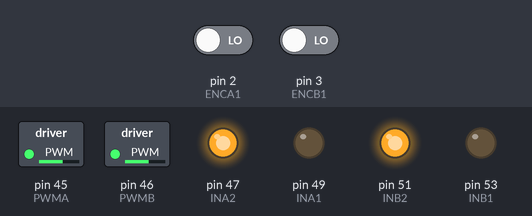
The sketch below on a simulated Arduino Mega 2560, built with avr-gcc and run on an emulated ATmega2560. Parts: switched loads named in the sketch (green lamp = pin HIGH), output pins drawn as LEDs (lit = HIGH). The test bench sets the inputs (shaded band); at power-on: pin 2 (ENCA1) LOW, pin 3 (ENCB1) LOW. What the sketch prints to the serial monitor is not drawn.

Above: at 0.1 s.
Timing chart, 0 to 1.6 s (numbered marks = the images above):
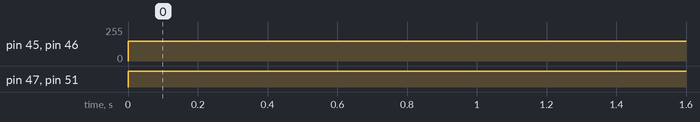

The sketch:

tesddmr.ino
```cpp
#include <Arduino.h>

#define ENCA1 2
#define ENCA2 41

#define ENCB1 3
#define ENCB2 39

#define PWMA 45
#define INA2 47
#define INA1 49

#define PWMB 46
#define INB2 51
#define INB1 53

float speedA, speedB;
float ratio = 0.03293;
const int pulseInterval = 10;
volatile int CountA = 0, CountB = 0;
int posA = 0, posB = 0;
long waktu_sebelumA = 0, waktu_sebelumB = 0;
float Error_sebelumA = 0, Error_sebelumB = 0;
float Error_integralA = 0, Error_integralB = 0;

int targetA = 4 / ratio;
int targetB = 4 / ratio;

void readEncoderA() {
  static unsigned long previousTimeA = 0;
  static int previousCountA = 0;
  if (millis() - previousTimeA >= pulseInterval) {
    previousTimeA = millis();

    int pulseCountA = CountA - previousCountA;
    previousCountA = CountA;
    float distanceTraveledA = pulseCountA * ratio;
    speedA = distanceTraveledA / (pulseInterval / 1000.0);

    // Hitung jumlah pulse per 10ms
    if (digitalRead(ENCA1)) {
      if (digitalRead(ENCA2))
        CountA++;
      else
        CountA--;
    } else {
      if (digitalRead(ENCA2))
        CountA--;
      else
        CountA++;
    }
  }
}

void readEncoderB() {
  static unsigned long previousTimeB = 0;
  static int previousCountB = 0;
  if (millis() - previousTimeB >= pulseInterval) {
    previousTimeB = millis();

    int pulseCountB = CountB - previousCountB;
    previousCountB = CountB;
    float distanceTraveledB = pulseCountB * ratio;
    speedB = distanceTraveledB / (pulseInterval / 1000.0);

    // Hitung jumlah pulse per 10ms
    if (digitalRead(ENCB1)) {
      if (digitalRead(ENCB2))
        CountB--;
      else
        CountB++;
    } else {
      if (digitalRead(ENCB2))
        CountB++;
      else
        CountB--;
    }
  }
}

void setMotorA(int dir, int pwmVal, int pwm, int in1, int in2) {
  analogWrite(pwm, pwmVal);
  if (dir == 1) {
    digitalWrite(in1, HIGH);
    digitalWrite(in2, LOW);
  } else if (dir == -1) {
    digitalWrite(in1, LOW);
    digitalWrite(in2, HIGH);
  } else {
    digitalWrite(in1, LOW);
    digitalWrite(in2, LOW);
  }
}

void setMotorB(int dir, int pwmVal, int pwm, int in1, int in2) {
  analogWrite(pwm, pwmVal);
  if (dir == 1) {
    digitalWrite(in1, HIGH);
    digitalWrite(in2, LOW);
  } else if (dir == -1) {
    digitalWrite(in1, LOW);
    digitalWrite(in2, HIGH);
  } else {
    digitalWrite(in1, LOW);
    digitalWrite(in2, LOW);
  }
}

void belokKanan(unsigned char pwm_r, unsigned char pwm_l) {
  analogWrite(PWMA, pwm_l);
  analogWrite(PWMB, pwm_r);

  digitalWrite(INA1, LOW);
  digitalWrite(INA2, HIGH);

  digitalWrite(INB1, HIGH);
  digitalWrite(INB2, LOW);
}

void belokKiri(unsigned char pwm_r, unsigned char pwm_l) {
  analogWrite(PWMA, pwm_l);
  analogWrite(PWMB, pwm_r);

  digitalWrite(INA1, HIGH);
  digitalWrite(INA2, LOW);

  digitalWrite(INB1, LOW);
  digitalWrite(INB2, HIGH);
}

void PID_A() {
  float kp_A = 4.0;
  float kd_A = 0.025;
  float ki_A = 0.02;
  long waktu_sekarangA = micros();
  float delta_waktuA = ((float)(waktu_sekarangA - waktu_sebelumA)) / (1.0e6);
  waktu_sebelumA = waktu_sekarangA;
  noInterrupts();
  posA = CountA;
  interrupts();
  int ErrorA = posA - targetA;
  float derivativeA = (ErrorA - Error_sebelumA) / (delta_waktuA);
  Error_integralA = Error_integralA + ErrorA * delta_waktuA;
  float SumA = kp_A * ErrorA + kd_A * derivativeA + ki_A * Error_integralA;
  float pwma = fabs(SumA);

  if (pwma > 150) {
    pwma = 150;
  }
  int dirA = 1;
  if (SumA < 0) {
    dirA = -1;
  }

  setMotorA(dirA, pwma, PWMA, INA1, INA2);
  Error_sebelumA = ErrorA;
}

void PID_B() {
  float kp_B = 4.0;
  float kd_B = 0.025;
  float ki_B = 0.02;
  long waktu_sekarangB = micros();
  float delta_waktuB = ((float)(waktu_sekarangB - waktu_sebelumB)) / (1.0e6);
  waktu_sebelumB = waktu_sekarangB;
  noInterrupts();
  posB = CountB;
  interrupts();
  int ErrorB = posB - targetB;
  float derivativeB = (ErrorB - Error_sebelumB) / (delta_waktuB);
  Error_integralB = Error_integralB + ErrorB * delta_waktuB;
  float SumB = kp_B * ErrorB + kd_B * derivativeB + ki_B * Error_integralB;
  float pwmb = fabs(SumB);

  if (pwmb > 150) {
    pwmb = 150;
  }
  int dirB = 1;
  if (SumB < 0) {
    dirB = -1;
  }
  setMotorB(dirB, pwmb, PWMB, INB1, INB2);
  Error_sebelumB = ErrorB;
}

void setup() {
  Serial.begin(9600);
  pinMode(ENCA1, INPUT);
  pinMode(ENCA2, INPUT);
  pinMode(ENCB1, INPUT);
  pinMode(ENCB2, INPUT);
  attachInterrupt(digitalPinToInterrupt(ENCA1), readEncoderA, CHANGE);
  attachInterrupt(digitalPinToInterrupt(ENCB1), readEncoderB, CHANGE);

  pinMode(PWMA, OUTPUT);
  pinMode(INA1, OUTPUT);
  pinMode(INA2, OUTPUT);
  pinMode(PWMB, OUTPUT);
  pinMode(INB1, OUTPUT);
  pinMode(INB2, OUTPUT);
}

void loop() {
  Serial.print(posA);
  Serial.print("   ");
  Serial.println(targetA);
  for (int i = 0; i < 12000; i++) {
      PID_A();
      PID_B();
  }
  if(posA>=targetA){
    belokKanan(0, 0);
  }
  // Add your motor control logic here
  while(true){

  }
}
```

Measured:
- by itself, pin 45 (PWMA), pin 46 (PWMB): 0/255 → 150/255 at 0.00 s
- by itself, pin 47 (INA2), pin 51 (INB2): LOW → HIGH at 0.00 s
